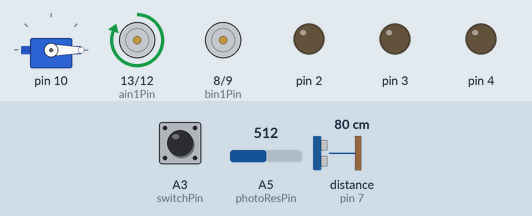
Simulated run of this sketch. Board: Arduino Uno, built with avr-gcc and run on an emulated ATmega328P. Parts: servo, motor-driver pin pairs drawn as motors (green arrow = first pin HIGH = forward, orange = second pin HIGH = backward, longer = more drive, scaled by the enable pin), output pins drawn as LEDs (lit = HIGH). Wiring (inferred from the names in the program): ultrasonic range finder: trigger pin 6; echo pin 7. The inputs (shaded band) are chosen by the test bench; at power-on: A5 (photoResPin) = 512, distance to the obstacle (sensor on pin 7) 80 cm, A3 (switchPin) LOW. The echo pulse lasts 58.3 µs per cm; pins used as bus, display or sensor lines are not drawn; what the sketch prints to the serial monitor is not drawn.

Above: at 1.2 s.
1.3 s: A5 (photoResPin) set to 105
2.8 s: A5 (photoResPin) set to 89
4.3 s: distance to the obstacle (sensor on pin 7) set to 18 cm
5.8 s: distance to the obstacle (sensor on pin 7) set to 14 cm
At 7.2 s:
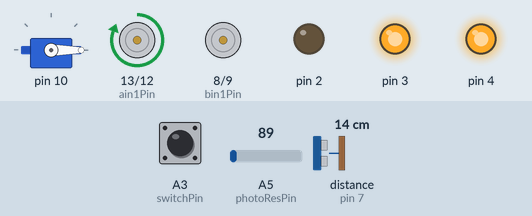
7.5 s: A3 (switchPin) pulled HIGH for 0.15 s
At 10.3 s:
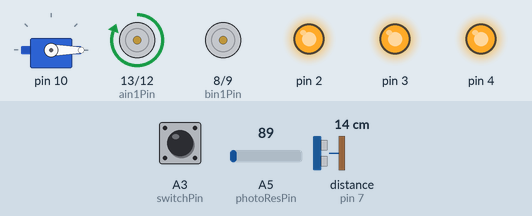
10.7 s: distance to the obstacle (sensor on pin 7) set to 35 cm
Timing chart, 0 to 13.2 s (numbered marks = the images above; inputs shaded):
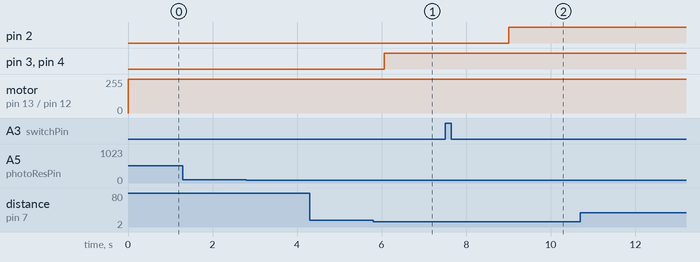

Measured:
- the behaviour switches between 16 and 15 cm on distance to the obstacle (sensor on pin 7) (found by bisection; images 0 and 1)
- after the input at 5.8 s, pin 3, pin 4: LOW → HIGH after 0.26 s

The sketch:

Gabi_RubeGoldberg_FinalProject.ino
```cpp
/*
 *  Project: Gabi's Rube Goldberg Machine
 *  Author: Gabrielle Branche
 *  Last Updated: 24 June 2020
 *
 *  Date Due: 24 June 2020
 *  Instructions: Project runs with physical component and processing
 *
 *  References:
 *  Arduino Examples: Tone Melody, SerialCallResponseASCII
 *  Arduino tutorial: Ultrasonic Sensor - https://arduinogetstarted.com/tutorials/arduino-ultrasonic-sensor
 *
 */


#include <Servo.h>                                              // includes the Servo library
#include "pitches.h"                                            // includes the pitches library

// booleans to trigger different parts of the machine
boolean triggerServo, triggerRotary, triggerPulleyStop, triggerServoStop, triggerLED = false;


boolean startRoute = false;                                     //boolean to start the machine
boolean toneComplete = false;                                   // boolean to stop the tone from looping
int routeState = 0;                                             // tells whether the machine is running or not


// class to control LEDs
class LEDs
{
    int ledPin;                                                 // variable for the LED pin

    unsigned long previousMillis = 0;                           // will store last time LED was updated

    long interval;                                              // interval at which to turn on (in milliseconds)


    // constructor method
  public:
    LEDs(int pin, int pauseVal)                                 // takes in pin value and interval value
    {
      ledPin = pin;
      interval = pauseVal;
      pinMode(ledPin, OUTPUT);                                  // sets pinMode for each LED
    }


    void ledON() {

      unsigned long currentMillis = millis();                   // stores the current time in ms

      if (currentMillis - previousMillis >= interval) {         // allows for a delayed reaction without using delay()
        previousMillis = currentMillis;                         // save the last time you blinked the LED
        digitalWrite(ledPin, HIGH);                             // turn on LED
      }
    }
};


// class to control motors
class Motors

{


    // rotary to linear motor
    const int ain1Pin = 13;
    const int ain2Pin = 12;
    const int pwmAPin = 11;
    // declare pin variables
    // pulley motor
    const int bin1Pin = 8;
    const int bin2Pin = 9;
    const int pwmBPin = 5;                                        // because of servo library pin 10 PWM disabled - used pin 5 instead

    int motorSpeed;

    // constructor method
  public:
    Motors(int speedVal)
    {

      motorSpeed = speedVal;                                      // stores value received as the motor speed

      pinMode(ain1Pin, OUTPUT);
      pinMode(ain2Pin, OUTPUT);
      pinMode(pwmAPin, OUTPUT);
      // sets pins for the Motors
      pinMode(bin1Pin, OUTPUT);
      pinMode(bin2Pin, OUTPUT);
      pinMode(pwmBPin, OUTPUT);
    }


    void turnPulley()
    {
      analogWrite(pwmBPin, motorSpeed);
      digitalWrite(bin1Pin, HIGH);                                // turns on the motor functioning as a pseudoPulley for the cup
      digitalWrite(bin2Pin, LOW);
    }

    void turnRotary()
    {
      analogWrite(pwmAPin, motorSpeed);
      digitalWrite(ain1Pin, HIGH);                                // turns on the motor that changes rotary motion to linear motion
      digitalWrite(ain2Pin, LOW);

    }

    void stopPulley()
    {
      digitalWrite(bin1Pin, LOW);                                 // stops the pulley motor
      digitalWrite(bin2Pin, LOW);

    }

    void stopRotary()
    {
      digitalWrite(ain1Pin, LOW);
      digitalWrite(ain2Pin, LOW);                                 // stops the rotary motor
    }

};


// class to control the photoResistor

class PhotoResistor
{
    const int photoResPin = A5;                                   // photoresister pin
    int sensorValue;                                              // stores the value received from analogRead
    int lightThreshold = 860;                                     // the value at which the cup covers the photoResister
                                                                  // LightThreshold changes depending on the light present in the room

    // constructor method
  public:
    PhotoResistor()
    {
      pinMode(photoResPin, INPUT);                                // sets pin for photoResistor
    }

    void readPhotoRes() {
      sensorValue = analogRead(A5);                               // reads the value from the photoresitor
      delay(1);
      Serial.println(sensorValue);                              // used for determining threshold
    }

    void photoResThreshold() {
      if (sensorValue <= lightThreshold) {                        // determines if the cup is covering the sensor using lightThreshold
        triggerPulleyStop = true;                                 // if condition true the pulley is stopped (boolean changes from false to true)
      }
    }
};


// class to control the servo motor
class ServoKick
{
    int servoPin;                                                 // servo pin
    Servo kickServo;                                              // initialises servo
    int pos = 0;                                                  // initial position of servo
    int degree = 10;                                              // degree increments
    unsigned long previousMillis = 0;                             // will store last time LED was updated

    const long interval = 30;                                     // interval to replace delay

    // constructor method
  public:
    ServoKick(int pin)
    {
      servoPin = pin;                                             // takes value inputted and stores it as the servo Pin
    }

    void attachServo() {
      kickServo.attach(servoPin);                                 // method to attach servo in setup
    }


    void kick() {
      unsigned long currentMillis = millis();                     // stores the current time in ms

      if (currentMillis - previousMillis >= interval) {
        previousMillis = currentMillis;                           // save the last time servo moveed

        pos += degree;                                            // increments position with degrees
        kickServo.write(pos);                                     // tell servo to go to position in variable 'pos'
      }

      if ((pos <= 0) || (pos >= 90)) {
        degree = -degree;                                        // if boundaries met, servo changes direction
      }                                                          // this is helpful in the event that the cup does not move or bounces back,
    }                                                            // the servo can launch it repeatedly until it moves far enough


    void defaultPos() {
      kickServo.write(0);                                        // method to return method to default position once the next part of the machine is triggered
      triggerRotary = true;
    }
};


// class to control the switch button
class SwitchButton
{
    const int switchPin = A3;                                     //switch Pin

    // constuctor method
  public:
    SwitchButton() {
      pinMode(switchPin, INPUT);                                  // sets the pin of the switch
    }

    void detectButtonState() {
      int buttonState = digitalRead(switchPin);                   // stores the value received from digitalRead
      delay(1);

      if (buttonState == HIGH) {
        startRoute = true;                                        // starts machine if button pressed
      }
    }

    void buttonOn() {
      routeState = 1;                                             // if button pressed the status of the machin is set to running - '1'
    }

};


// class to control the speaker

class EndTone
{
    int melody[3] = {
      NOTE_C4, NOTE_C4, NOTE_C4                                   // array of notes to play a triple beep to signify end
    };

    int noteDurations[3] = {
      2, 2, 2                                                     // array of lengths for triple beep
    };

    const int speaker = A1;                                       // speaker pin
    unsigned long previousMillis = 0;                             // will store last time method was updated

    const long interval = 12000;                                  // interval before playing tone

    // constuctor method
  public:
    EndTone() {
    }


    void playTone() {
      // iterate over the notes of the melody:
      for (int thisNote = 0; thisNote < 4; thisNote++) {

        // to calculate the note duration, take one second divided by the note type.
        //e.g. quarter note = 1000 / 4, eighth note = 1000/8, etc.                                // *code taken from toneMelody arduino example
        int noteDuration = 1000 / noteDurations[thisNote];
        tone(A1, melody[thisNote], noteDuration);

        // to distinguish the notes, set a minimum time between them.
        // the note's duration + 30% seems to work well:
        int pauseBetweenNotes = noteDuration * 1.30;
        delay(pauseBetweenNotes);
        // stop the tone playing:
        noTone(A1);
      }
      toneComplete = true;                                                                        // sets boolean to true so that melody isn't repeated
    }


    void startEnd() {
      unsigned long currentMillis = millis();                                                     // stores the millis() value in currentMillis

      if (currentMillis - previousMillis >= interval) {
        previousMillis = currentMillis;                                                           // save the last time method was called
        if (toneComplete == false) {
          playTone();                                                                             // boolean allows for tone to be played only once as it is changes after first round
        }
      }
    }
};


// class to control the ultrasonic sensor
class UltraSound
{

    const int trigPin = 6;                                                                        // ultrasound pins
    const int echoPin = 7;

    float duration_us, distance_cm;                                                               // set variables for calculating distance

    int distanceThreshold = 15.00;                                                                // distance threshold to trigger next part of machine

    unsigned long previousMillis = 0;                                                            // will store last time method was updated

    const long interval = 500;                                                                     // interval before playing tone

  public:

    UltraSound()
    {
      // configure the trigger pin to output mode
      pinMode(trigPin, OUTPUT);
      // configure the echo pin to input mode
      pinMode(echoPin, INPUT);
    }

    void detectDistance() {

      unsigned long currentMillis = millis();                                                     // stores the millis() value in currentMillis

      if (currentMillis - previousMillis >= interval) {
        previousMillis = currentMillis;                                                           // save the last time method was called

        // generate 10-microsecond pulse to TRIG pin
        digitalWrite(trigPin, HIGH);                                                              // code adapted from Arduino tutorial (see references)
        delayMicroseconds(10);
        digitalWrite(trigPin, LOW);

        // measure duration of pulse from ECHO pin
        duration_us = pulseIn(echoPin, HIGH);

        // calculate the distance
        distance_cm = 0.017 * duration_us;

        // print the value to Serial Monitor
        //      Serial.print("distance: ");                                                          // used for debugging
        //      Serial.print(distance_cm);
        //      Serial.print(" cm   -  ");

        //        delay(50);
      }
    }

    void ultraSoundThreshold() {
      if (distance_cm <= distanceThreshold) {                                                        // determines whether the threshold for distance has been met
        triggerServoStop = true;                                                                     // stops servo
      }
      else {
        triggerServoStop = false;
      }
    }

};


//declare class objects

SwitchButton button;

Motors pulleyMotor(200);
Motors rotaryMotor(255);

PhotoResistor photoRes;

ServoKick servoKick(10);

UltraSound ultraSound;

LEDs redLED(4, 3000);
LEDs yellowLED(3, 6000);
LEDs blueLED(2, 9000);

EndTone endTone;


void setup() {
  Serial.begin(9600);                                                               // begin serial port
  servoKick.attachServo();                                                          // attaches servo
  servoKick.defaultPos();                                                           // sets servo to default position
}


void loop() {

  button.detectButtonState();                                                       // determines if button has been pressed

  if (startRoute == true && routeState == 0) {                                      // if button pressed the machine chain begins
    button.buttonOn();
    pulleyMotor.turnPulley();

  }

  photoRes.readPhotoRes();                                                          // photoresister is read and checked to see if threshold reached
  photoRes.photoResThreshold();

  if (triggerPulleyStop == true) {
    pulleyMotor.stopPulley();
    servoKick.kick();                                                               // if light threshold reached the pulley is stopped and the servo begun
  }

  ultraSound.detectDistance();                                                      // ultrasonic sensor values are read and checked to see if threshold reached
  ultraSound.ultraSoundThreshold();

  if (triggerServoStop == true) {                                                   // if distance threshold reached the LEDs and rotary motor are triggered using boolean
    //    servoKick.defaultPos();
    triggerLED = true;
  }

  if (triggerLED == true && triggerServoStop == true) {                             // if condition met rotary motor turned on
    rotaryMotor.turnRotary();

    redLED.ledON();
    yellowLED.ledON();                                                              // LEDs turned on with their respective delays causing a seemingly chain reaction
    blueLED.ledON();
    endTone.startEnd();                                                             // tone played once all three LEDs light
  }


  if (toneComplete == true) {
    routeState = 0;                                                                 // once tone complete, initial conditions go back to default and rotoray motor stopped
    rotaryMotor.stopRotary();
    startRoute = false;
  }


  Serial.print(startRoute);
  Serial.print(",");                                                                // values sent to processing to be used to display timer
  Serial.println(routeState);
}
void establishContact() {
  while (Serial.available() <= 0) {
    Serial.println("0,0,0");   // send an initial string                            // establish contact with processing and send 0's until contact established
    delay(300);
  }
}
```

pitches.h
```cpp
/*************************************************
 * Public Constants
 *************************************************/

#define NOTE_B0  31
#define NOTE_C1  33
#define NOTE_CS1 35
#define NOTE_D1  37
#define NOTE_DS1 39
#define NOTE_E1  41
#define NOTE_F1  44
#define NOTE_FS1 46
#define NOTE_G1  49
#define NOTE_GS1 52
#define NOTE_A1  55
#define NOTE_AS1 58
#define NOTE_B1  62
#define NOTE_C2  65
#define NOTE_CS2 69
#define NOTE_D2  73
#define NOTE_DS2 78
#define NOTE_E2  82
#define NOTE_F2  87
#define NOTE_FS2 93
#define NOTE_G2  98
#define NOTE_GS2 104
#define NOTE_A2  110
#define NOTE_AS2 117
#define NOTE_B2  123
#define NOTE_C3  131
#define NOTE_CS3 139
#define NOTE_D3  147
#define NOTE_DS3 156
#define NOTE_E3  165
#define NOTE_F3  175
#define NOTE_FS3 185
#define NOTE_G3  196
#define NOTE_GS3 208
#define NOTE_A3  220
#define NOTE_AS3 233
#define NOTE_B3  247
#define NOTE_C4  262
#define NOTE_CS4 277
#define NOTE_D4  294
#define NOTE_DS4 311
#define NOTE_E4  330
#define NOTE_F4  349
#define NOTE_FS4 370
#define NOTE_G4  392
#define NOTE_GS4 415
#define NOTE_A4  440
#define NOTE_AS4 466
#define NOTE_B4  494
#define NOTE_C5  523
#define NOTE_CS5 554
#define NOTE_D5  587
#define NOTE_DS5 622
#define NOTE_E5  659
#define NOTE_F5  698
#define NOTE_FS5 740
#define NOTE_G5  784
#define NOTE_GS5 831
#define NOTE_A5  880
#define NOTE_AS5 932
#define NOTE_B5  988
#define NOTE_C6  1047
#define NOTE_CS6 1109
#define NOTE_D6  1175
#define NOTE_DS6 1245
#define NOTE_E6  1319
#define NOTE_F6  1397
#define NOTE_FS6 1480
#define NOTE_G6  1568
#define NOTE_GS6 1661
#define NOTE_A6  1760
#define NOTE_AS6 1865
#define NOTE_B6  1976
#define NOTE_C7  2093
#define NOTE_CS7 2217
#define NOTE_D7  2349
#define NOTE_DS7 2489
#define NOTE_E7  2637
#define NOTE_F7  2794
#define NOTE_FS7 2960
#define NOTE_G7  3136
#define NOTE_GS7 3322
#define NOTE_A7  3520
#define NOTE_AS7 3729
#define NOTE_B7  3951
#define NOTE_C8  4186
#define NOTE_CS8 4435
#define NOTE_D8  4699
#define NOTE_DS8 4978
```
